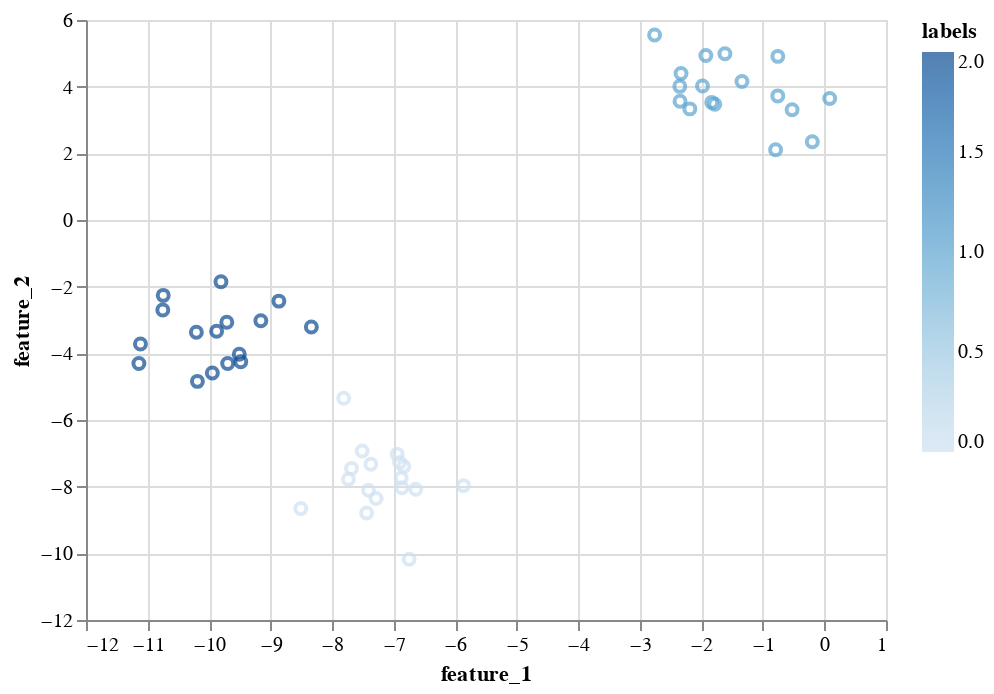

This figure's notebook cell:
### Code cell
import altair as alt
alt.Chart(df).mark_point().encode(
x='feature_1',
y='feature_2',
color='labels')

### Figure 1 — Vega-Lite specification as saved in the notebook (floating-point values rounded to 4 significant figures)
{"config": {"view": {"continuousWidth": 400, "continuousHeight": 300}}, "data": {"name": "data-a4f7e04206a7178e7031b9db876caf66"}, "mark": "point", "encoding": {"color": {"type": "quantitative", "field": "labels"}, "x": {"type": "quantitative", "field": "feature_1"}, "y": {"type": "quantitative", "field": "feature_2"}}, "$schema": "https://vega.github.io/schema/vega-lite/v4.8.1.json", "datasets": {"data-a4f7e04206a7178e7031b9db876caf66": [{"feature_1": -9.878, "feature_2": -3.336, "labels": 2}, {"feature_1": -7.287, "feature_2": -8.354, "labels": 0}, {"feature_1": -6.943, "feature_2": -7.024, "labels": 0}, {"feature_1": -7.44, "feature_2": -8.792, "labels": 0}, {"feature_1": -6.641, "feature_2": -8.076, "labels": 0}, {"feature_1": -0.7942, "feature_2": 2.105, "labels": 1}, {"feature_1": -2.76, "feature_2": 5.551, "labels": 1}, {"feature_1": -9.947, "feature_2": -4.59, "labels": 2}, {"feature_1": -0.5258, "feature_2": 3.307, "labels": 1}, {"feature_1": -1.982, "feature_2": 4.022, "labels": 1}, {"feature_1": -5.866, "feature_2": -7.968, "labels": 0}, {"feature_1": -6.835, "feature_2": -7.391, "labels": 0}, {"feature_1": -6.749, "feature_2": -10.18, "labels": 0}, {"feature_1": -10.75, "feature_2": -2.7, "labels": 2}, {"feature_1": -8.509, "feature_2": -8.658, "labels": 0}, {"feature_1": -2.331, "feature_2": 4.394, "labels": 1}, {"feature_1": -0.1975, "feature_2": 2.346, "labels": 1}, {"feature_1": 0.08525, "feature_2": 3.645, "labels": 1}, {"feature_1": -10.21, "feature_2": -3.367, "labels": 2}, {"feature_1": -9.159, "feature_2": -3.022, "labels": 2}, {"feature_1": -1.341, "feature_2": 4.157, "labels": 1}, {"feature_1": -1.832, "feature_2": 3.529, "labels": 1}, {"feature_1": -9.807, "feature_2": -1.853, "labels": 2}, {"feature_1": -0.7587, "feature_2": 3.723, "labels": 1}, {"feature_1": -11.14, "feature_2": -4.303, "labels": 2}, {"feature_1": -7.812, "feature_2": -5.35, "labels": 0}, {"feature_1": -2.351, "feature_2": 4.01, "labels": 1}, {"feature_1": -6.878, "feature_2": -7.743, "labels": 0}, {"feature_1": -1.782, "feature_2": 3.471, "labels": 1}, {"feature_1": -7.371, "feature_2": -7.325, "labels": 0}, {"feature_1": -7.736, "feature_2": -7.776, "labels": 0}, {"feature_1": -11.12, "feature_2": -3.719, "labels": 2}, {"feature_1": -9.698, "feature_2": -4.306, "labels": 2}, {"feature_1": -10.19, "feature_2": -4.841, "labels": 2}, {"feature_1": -2.188, "feature_2": 3.334, "labels": 1}, {"feature_1": -2.347, "feature_2": 3.561, "labels": 1}, {"feature_1": -1.927, "feature_2": 4.937, "labels": 1}, {"feature_1": -10.74, "feature_2": -2.261, "labels": 2}, {"feature_1": -6.867, "feature_2": -8.034, "labels": 0}, {"feature_1": -7.512, "feature_2": -6.929, "labels": 0}, {"feature_1": -6.905, "feature_2": -7.277, "labels": 0}, {"feature_1": -1.617, "feature_2": 4.989, "labels": 1}, {"feature_1": -0.758, "feature_2": 4.909, "labels": 1}, {"feature_1": -9.485, "feature_2": -4.251, "labels": 2}, {"feature_1": -7.409, "feature_2": -8.11, "labels": 0}, {"feature_1": -9.509, "feature_2": -4.029, "labels": 2}, {"feature_1": -8.338, "feature_2": -3.211, "labels": 2}, {"feature_1": -9.712, "feature_2": -3.068, "labels": 2}, {"feature_1": -8.866, "feature_2": -2.434, "labels": 2}, {"feature_1": -7.685, "feature_2": -7.455, "labels": 0}]}}
